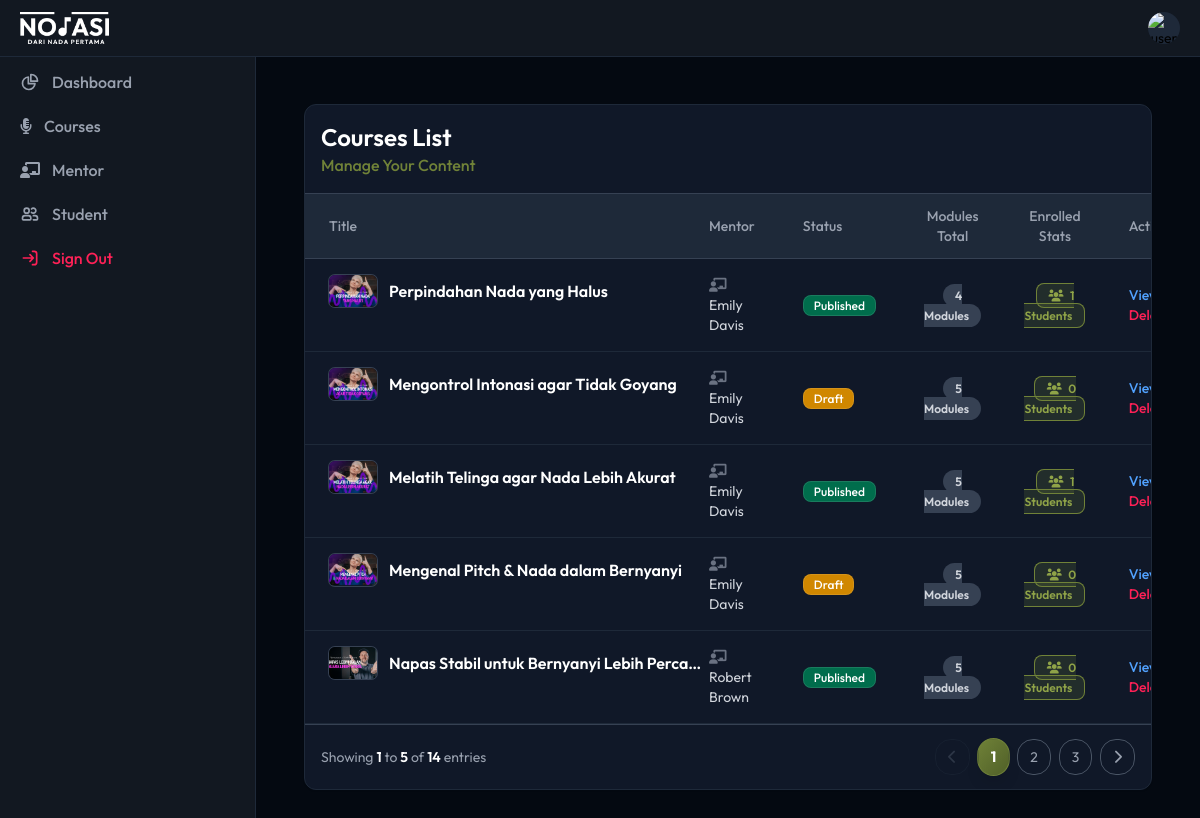
/dashboard-list-courses.php, run on the app's committed database.
### tables this page shows
CREATE TABLE `tb_courses` (
  `id_course` int NOT NULL AUTO_INCREMENT,
  `id_mentor` int DEFAULT NULL,
  `title` varchar(255) DEFAULT NULL,
  `category` enum('Menemukan Dasar Suaramu','Pernapasan & Kontrol Udara','Pitch, Intonasi & Kontrol Nada','Dinamika, Artikulasi & Rasa Bernyanyi') DEFAULT NULL,
  `desc` text,
  `thumbnail` text,
  `status` enum('Draft','Published') DEFAULT NULL,
  `created_at` timestamp NULL DEFAULT NULL,
  PRIMARY KEY (`id_course`),
  KEY `id_mentor` (`id_mentor`),
  CONSTRAINT `tb_courses_ibfk_1` FOREIGN KEY (`id_mentor`) REFERENCES `tb_user` (`id_user`)
);

CREATE TABLE `tb_user` (
  `id_user` int NOT NULL AUTO_INCREMENT,
  `name` varchar(255) DEFAULT NULL,
  `username` varchar(75) DEFAULT NULL,
  `passwd` varchar(255) DEFAULT NULL,
  `email` varchar(255) DEFAULT NULL,
  `role` enum('Admin','Mentor','Student') DEFAULT NULL,
  `foto` text,
  `created_at` timestamp NULL DEFAULT NULL,
  PRIMARY KEY (`id_user`)
);

### dashboard-list-courses.php (the view, shortened to what this page needs)
<!DOCTYPE html>
<html lang="en">
<head>
    <link href="src/output.css" rel="stylesheet">
    <link rel="stylesheet" href="https://cdnjs.cloudflare.com/ajax/libs/font-awesome/6.0.0/css/all.min.css">
    <?php
        include 'config/koneksi.php';
        $limit = 5;
        $page = isset($_GET['page']) ? (int)$_GET['page'] : 1;
        $start = ($page > 1) ? ($page * $limit) - $limit : 0;
        $queryTotal = mysqli_query($conn, "SELECT COUNT(*) as total FROM db_notasi.tb_courses");
        $rowTotal = mysqli_fetch_assoc($queryTotal);
        $totalData = $rowTotal['total'];
        $totalPages = ceil($totalData / $limit);
        $sql = "SELECT
                    c.*,
                    u.name AS mentor_name,
                    (SELECT COUNT(*) FROM db_notasi.tb_modules m WHERE m.id_course = c.id_course) AS total_modules,
                    (SELECT COUNT(*) FROM db_notasi.tb_enrollments e WHERE e.id_course = c.id_course) AS total_enrolled
                FROM db_notasi.tb_courses c
                JOIN db_notasi.tb_user u ON c.id_mentor = u.id_user
                ORDER BY c.id_course DESC
                LIMIT $start, $limit";
        $queryCourses = mysqli_query($conn, $sql) OR die(mysqli_error($conn));
    ?>
</head>
<body class="dark bg-main-blue font-sans">
    <?php
        include 'include/navbar-dashboard.php';
        include 'include/sidebar.php';
    ?>
    <div class="p-8 sm:ml-64 mt-14">
        <div class="p-4">
            <div class="w-full mb-24">
                <div class="relative overflow-hidden w-full bg-neutral-primary-soft shadow-xs rounded-base border border-default">
                    <div class="flex flex-col md:flex-row items-center justify-between space-y-4 md:space-y-0 p-4 border-b border-default-medium">
                        <div class="w-full md:w-auto">
                            <h2 class="text-2xl font-semibold text-heading">Courses List</h2>
                            <p class="text-[#708238] font-medium">Manage Your Content</p>
                        </div>
                    </div>
                    <div class="overflow-x-auto">
                        <table class="w-full text-sm text-left rtl:text-right text-body" id="tableData">
                            <thead class="text-sm text-body bg-neutral-secondary-medium border-b border-default-medium">
                                <tr>
                                    <th scope="col" class="px-6 py-3 font-medium">Title</th>
                                    <th scope="col" class="px-6 py-3 font-medium">Mentor</th>
                                    <th scope="col" class="px-6 py-3 font-medium">Status</th>
                                    <th scope="col" class="px-6 py-3 font-medium text-center">Modules Total</th>
                                    <th scope="col" class="px-6 py-3 font-medium text-center">Enrolled Stats</th>
                                    <th scope="col" class="px-6 py-3 font-medium">Action</th>
                                </tr>
                            </thead>
                            <tbody>
                                <?php
                                    if(mysqli_num_rows($queryCourses) > 0){
                                        while($row = mysqli_fetch_assoc($queryCourses)) {
                                            $idCourse = $row['id_course'];
                                            $thumbnail = !empty($row['thumbnail']) ? $row['thumbnail'] : "dist/img/thumbnail.png";
                                            $statusColor = ($row['status'] == 'Published') ? 'bg-main-green text-white' : 'bg-yellow-600 text-white';
                                ?>
                                <tr class="bg-neutral-primary-soft border-b border-default hover:bg-neutral-secondary-medium transition-colors duration-200">
                                    <th scope="row" class="flex items-center px-6 py-4 text-heading whitespace-nowrap">
                                        <img class="w-12 h-8 object-cover rounded-sm ring-1 ring-gray-700" src="<?= $thumbnail ?>" alt="<?= $row['title'] ?>">
                                        <div class="ps-3">
                                            <div class="text-base font-semibold text-white max-w-xs truncate" title="<?= $row['title'] ?>"><?= $row['title'] ?></div>
                                        </div>
                                    </th>
                                    <td class="px-6 py-4 text-gray-300">
                                        <div class="flex items-center">
                                            <p>
                                                <i class="fa-solid fa-chalkboard-user mr-2 text-gray-500"></i><?= $row['mentor_name'] ?>
                                            </p>
                                        </div>
                                    </td>
                                    <td class="px-6 py-4">
                                        <span class="text-xs font-medium px-2.5 py-0.5 rounded border border-white/10 <?= $statusColor ?>">
                                            <?= $row['status'] ?>
                                        </span>
                                    </td>
                                    <td class="px-6 py-4 text-center">
                                        <span class="text-gray-300 font-semibold bg-gray-700 px-3 py-1 rounded-full text-xs">
                                            <?= $row['total_modules'] ?> Modules
                                        </span>
                                    </td>
                                    <td class="px-4 py-4 text-center">
                                        <span class="text-[#8FA348] font-semibold bg-[#708238]/20 border border-[#708238] px-3 py-1 rounded text-xs">
                                            <i class="fa-solid fa-users mr-1"></i> <?= $row['total_enrolled'] ?> Students
                                        </span>
                                    </td>
                                    <td class="px-6 py-4">
                                        <a href="course-detail.php?id_course=<?= $idCourse ?>" class="font-medium text-blue-400 hover:text-fg-brand hover:underline transition-colors" target="_blank">View</a> |
                                        <button id="btnDel" class="font-medium text-fg-danger hover:text-danger hover:underline transition-colors" data-id="<?= $idCourse ?>">Delete</button>
                                    </td>
                                </tr>
                                <?php
                                        }
                                } ?>
                            </tbody>
                        </table>
                    </div>
                    <nav class="flex flex-col md:flex-row justify-between items-center space-y-3 md:space-y-0 p-4 border-t border-default-medium">
                        <span class="text-sm font-normal text-gray-400">
                            Showing <span class="font-semibold text-white"><?= ($totalData > 0) ? $start + 1 : 0 ?></span>
                            to <span class="font-semibold text-white"><?= min($start + $limit, $totalData) ?></span>
                            of <span class="font-semibold text-white"><?= $totalData ?></span> entries
                        </span>
                        <ul class="inline-flex items-center -space-x-px md:space-x-0 gap-2 text-sm h-8">
                            <li>
                                <?php if($page > 1): ?>
                                    <a href="?page=<?= $page - 1 ?>" class="flex items-center justify-center px-3 h-9 text-gray-400 bg-transparent border border-gray-600 rounded-lg hover:bg-gray-700 hover:text-white">
                                        <i class="fa-solid fa-chevron-left"></i>
                                    </a>
                                <?php else: ?>
                                    <span class="flex items-center justify-center px-3 h-9 text-gray-600 bg-transparent border border-gray-800 rounded-lg cursor-not-allowed opacity-50">
                                        <i class="fa-solid fa-chevron-left"></i>
                                    </span>
                                <?php endif; ?>
                            </li>
                            <?php for($i = 1; $i <= $totalPages; $i++): ?>
                                <li>
                                    <?php if($i == $page): ?>
                                        <span class="flex items-center justify-center px-3 h-9 text-white bg-gradient-to-br from-[#708238] to-[#506028] border border-[#708238] rounded-lg shadow-lg font-bold transform scale-105">
                                            <?= $i ?>
                                        </span>
                                    <?php else: ?>
                                        <a href="?page=<?= $i ?>" class="flex items-center justify-center px-3 h-9 text-gray-400 bg-transparent border border-gray-600 rounded-lg hover:bg-gray-700 hover:text-white">
                                            <?= $i ?>
                                        </a>
                                    <?php endif; ?>
                                </li>
                            <?php endfor; ?>
                            <li>
                                <?php if($page < $totalPages): ?>
                                    <a href="?page=<?= $page + 1 ?>" class="flex items-center justify-center px-3 h-9 text-gray-400 bg-transparent border border-gray-600 rounded-lg hover:bg-gray-700 hover:text-white">
                                        <i class="fa-solid fa-chevron-right"></i>
                                    </a>
                                <?php else: ?>
                                    <span class="flex items-center justify-center px-3 h-9 text-gray-600 bg-transparent border border-gray-800 rounded-lg cursor-not-allowed opacity-50">
                                        <i class="fa-solid fa-chevron-right"></i>
                                    </span>
                                <?php endif; ?>
                            </li>
                        </ul>
                    </nav>
                </div>
            </div>
        </div>
    </div>
</body>
</html>

### data on the page
tb_courses: thumbnail (picture), title "Perpindahan Nada yang Halus", id_mentor.name "Emily Davis", status "Published", total_modules "4", total_enrolled "1"
tb_courses: thumbnail (picture), title "Mengontrol Intonasi agar Tidak Goyang", id_mentor.name "Emily Davis", status "Draft", total_modules "5", total_enrolled "0"
tb_courses: thumbnail (picture), title "Melatih Telinga agar Nada Lebih Akurat", id_mentor.name "Emily Davis", status "Published", total_modules "5", total_enrolled "1"
tb_courses: thumbnail (picture), title "Mengenal Pitch & Nada dalam Bernyanyi", id_mentor.name "Emily Davis", status "Draft", total_modules "5", total_enrolled "0"
tb_courses: thumbnail (picture), title "Napas Stabil untuk Bernyanyi Lebih Perca…", id_mentor.name "Robert Brown", status "Published", total_modules "5", total_enrolled "0"

### other printed values
$start + 1 "1"
min($start + $limit, $totalData) "5"
$totalData "14"
